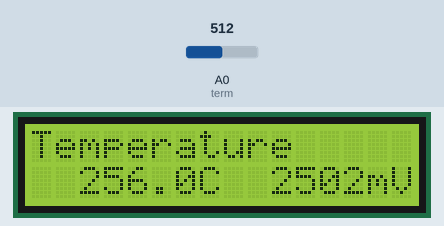
Recording of a sketch running on a simulated Arduino Uno, built with avr-gcc and run on an emulated ATmega328P. Parts: 16×2 character LCD. The inputs (shaded band) are chosen by the test bench; at power-on: A0 (term) = 512.

Above: at 1.2 s.
1.3 s: A0 (term) set to 716
At 2.5 s:
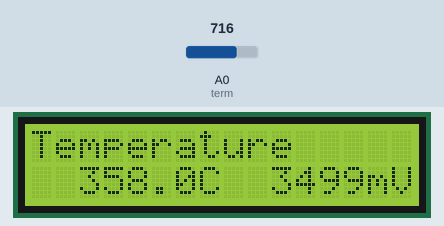
2.8 s: A0 (term) set to 900
At 4.0 s:
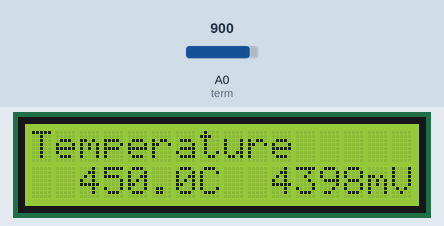
4.3 s: A0 (term) set to 1023
At 5.0 s:
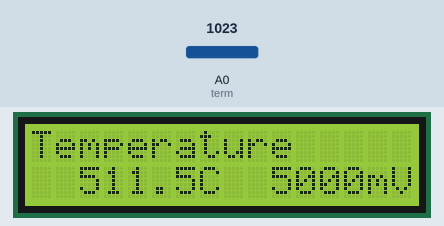
Timing chart, 0 to 7.3 s (numbered marks = the images above; inputs shaded):
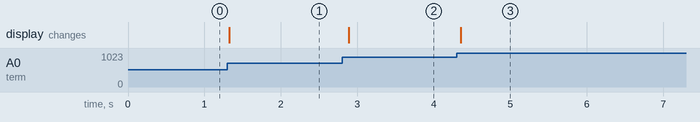

Measured:
- after the input at 1.3 s, the display: changes at once (image 1)
- after the input at 2.8 s, the display: changes after 0.09 s (image 2)
- after the input at 4.3 s, the display: changes after 0.05 s (image 3)

The sketch:

temp_to_lcd.ino
```cpp
#include <LiquidCrystal.h>

LiquidCrystal lcd(0, 1, 2, 3, 4, 5);
float temp = 0;
int term = A0;
float tempc = 0;
int tens = 0.001;

void setup(){
  lcd.begin(16, 2);
}

void loop(){

  lcd.setCursor(0, 0); // ne fonctionne pas donne pas de température logique
  lcd.print("Temperature");
  temp = analogRead(term);
  tempc = temp/2,0 ;
  lcd.setCursor(2, 1);
  lcd.print( tempc );
  lcd.setCursor(7, 1);
  lcd.write("C");
  tens = temp;
  lcd.setCursor(10, 1);
  tens = temp/1023*5000;
  lcd.print(tens);
  lcd.setCursor(14, 1);
  lcd.write("mV");
  delay(100);
}
```
